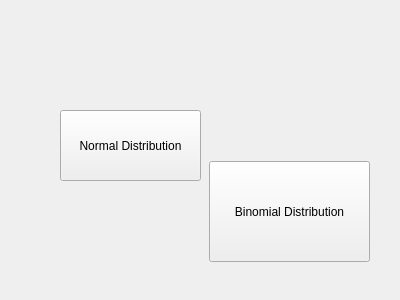
<?xml version="1.0" encoding="UTF-8"?>
<ui version="4.0">
 <class>NetworkPage</class>
 <widget class="QWidget" name="NetworkPage">
  <property name="geometry">
   <rect>
    <x>0</x>
    <y>0</y>
    <width>400</width>
    <height>300</height>
   </rect>
  </property>
  <property name="windowTitle">
   <string>Form</string>
  </property>
  <widget class="QPushButton" name="btnNormal">
   <property name="geometry">
    <rect>
     <x>60</x>
     <y>110</y>
     <width>141</width>
     <height>71</height>
    </rect>
   </property>
   <property name="text">
    <string>Normal Distribution</string>
   </property>
  </widget>
  <widget class="QPushButton" name="btnBinomial">
   <property name="geometry">
    <rect>
     <x>209</x>
     <y>161</y>
     <width>161</width>
     <height>101</height>
    </rect>
   </property>
   <property name="text">
    <string>Binomial Distribution</string>
   </property>
  </widget>
 </widget>
 <resources/>
 <connections/>
</ui>
